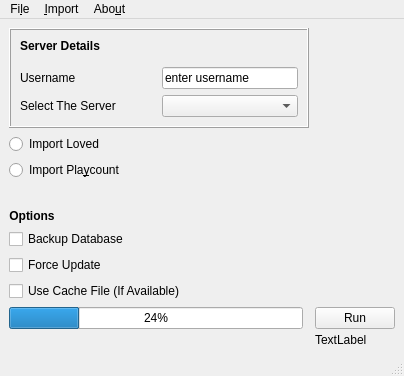
<?xml version="1.0" encoding="UTF-8"?>
<ui version="4.0">
 <class>MainWindow</class>
 <widget class="QMainWindow" name="MainWindow">
  <property name="geometry">
   <rect>
    <x>0</x>
    <y>0</y>
    <width>402</width>
    <height>376</height>
   </rect>
  </property>
  <property name="windowTitle">
   <string>Clementine Last Export</string>
  </property>
  <widget class="QWidget" name="centralwidget">
   <layout class="QGridLayout" name="gridLayout">
    <item row="17" column="0">
     <widget class="QProgressBar" name="progressBar">
      <property name="value">
       <number>24</number>
      </property>
     </widget>
    </item>
    <item row="17" column="4">
     <widget class="QPushButton" name="pushButton">
      <property name="focusPolicy">
       <enum>Qt::WheelFocus</enum>
      </property>
      <property name="text">
       <string>Run</string>
      </property>
     </widget>
    </item>
    <item row="2" column="0">
     <widget class="QRadioButton" name="radioButton_2">
      <property name="text">
       <string>Import Loved</string>
      </property>
      <property name="autoExclusive">
       <bool>true</bool>
      </property>
     </widget>
    </item>
    <item row="3" column="0">
     <widget class="QRadioButton" name="radioButton">
      <property name="text">
       <string>Import Pla&amp;ycount</string>
      </property>
      <property name="autoExclusive">
       <bool>true</bool>
      </property>
     </widget>
    </item>
    <item row="10" column="0">
     <widget class="QCheckBox" name="checkBox">
      <property name="text">
       <string>Use Cache File (If Available)</string>
      </property>
     </widget>
    </item>
    <item row="8" column="0">
     <widget class="QCheckBox" name="checkBox_3">
      <property name="text">
       <string>Backup Database</string>
      </property>
     </widget>
    </item>
    <item row="1" column="0" colspan="2">
     <widget class="QFrame" name="frame">
      <property name="minimumSize">
       <size>
        <width>300</width>
        <height>100</height>
       </size>
      </property>
      <property name="maximumSize">
       <size>
        <width>300</width>
        <height>100</height>
       </size>
      </property>
      <property name="frameShape">
       <enum>QFrame::Box</enum>
      </property>
      <property name="frameShadow">
       <enum>QFrame::Raised</enum>
      </property>
      <layout class="QGridLayout" name="gridLayout_2">
       <item row="0" column="0" alignment="Qt::AlignLeft">
        <widget class="QLabel" name="label">
         <property name="sizePolicy">
          <sizepolicy hsizetype="Expanding" vsizetype="Expanding">
           <horstretch>0</horstretch>
           <verstretch>0</verstretch>
          </sizepolicy>
         </property>
         <property name="font">
          <font>
           <weight>75</weight>
           <bold>true</bold>
          </font>
         </property>
         <property name="text">
          <string>Server Details</string>
         </property>
         <property name="alignment">
          <set>Qt::AlignHCenter|Qt::AlignTop</set>
         </property>
        </widget>
       </item>
       <item row="1" column="0">
        <widget class="QLabel" name="label_4">
         <property name="sizePolicy">
          <sizepolicy hsizetype="Preferred" vsizetype="Preferred">
           <horstretch>1</horstretch>
           <verstretch>1</verstretch>
          </sizepolicy>
         </property>
         <property name="minimumSize">
          <size>
           <width>100</width>
           <height>10</height>
          </size>
         </property>
         <property name="text">
          <string>Username</string>
         </property>
        </widget>
       </item>
       <item row="1" column="1">
        <widget class="QLineEdit" name="lineEdit_2">
         <property name="sizePolicy">
          <sizepolicy hsizetype="Expanding" vsizetype="Fixed">
           <horstretch>1</horstretch>
           <verstretch>1</verstretch>
          </sizepolicy>
         </property>
         <property name="minimumSize">
          <size>
           <width>100</width>
           <height>20</height>
          </size>
         </property>
         <property name="text">
          <string>enter username</string>
         </property>
        </widget>
       </item>
       <item row="2" column="0">
        <widget class="QLabel" name="label_3">
         <property name="text">
          <string>Select The Server</string>
         </property>
        </widget>
       </item>
       <item row="2" column="1">
        <widget class="QComboBox" name="comboBox">
         <property name="minimumSize">
          <size>
           <width>0</width>
           <height>20</height>
          </size>
         </property>
        </widget>
       </item>
      </layout>
     </widget>
    </item>
    <item row="9" column="0">
     <widget class="QCheckBox" name="checkBox_2">
      <property name="text">
       <string>Force Update</string>
      </property>
     </widget>
    </item>
    <item row="4" column="0" colspan="2" alignment="Qt::AlignLeft|Qt::AlignBottom">
     <widget class="QLabel" name="label_2">
      <property name="font">
       <font>
        <weight>75</weight>
        <bold>true</bold>
       </font>
      </property>
      <property name="text">
       <string>Options</string>
      </property>
      <property name="alignment">
       <set>Qt::AlignHCenter|Qt::AlignTop</set>
      </property>
     </widget>
    </item>
    <item row="18" column="4">
     <widget class="QLabel" name="label_5">
      <property name="maximumSize">
       <size>
        <width>16777215</width>
        <height>10</height>
       </size>
      </property>
      <property name="text">
       <string>TextLabel</string>
      </property>
     </widget>
    </item>
   </layout>
  </widget>
  <widget class="QMenuBar" name="menubar">
   <property name="geometry">
    <rect>
     <x>0</x>
     <y>0</y>
     <width>402</width>
     <height>29</height>
    </rect>
   </property>
   <widget class="QMenu" name="menuFile">
    <property name="title">
     <string>Fi&amp;le</string>
    </property>
    <addaction name="actionExit"/>
   </widget>
   <widget class="QMenu" name="menuImport">
    <property name="title">
     <string>&amp;Import</string>
    </property>
    <addaction name="actionRun"/>
   </widget>
   <widget class="QMenu" name="menuAbout">
    <property name="title">
     <string>Abo&amp;ut</string>
    </property>
    <addaction name="actionAbout_Clementine_Last_Export"/>
    <addaction name="actionAbout_QT"/>
   </widget>
   <addaction name="menuFile"/>
   <addaction name="menuImport"/>
   <addaction name="menuAbout"/>
  </widget>
  <widget class="QStatusBar" name="statusbar"/>
  <action name="actionExit">
   <property name="text">
    <string>&amp;Exit</string>
   </property>
  </action>
  <action name="actionAbout_Clementine_Last_Export">
   <property name="text">
    <string>&amp;About Clementine Last Export</string>
   </property>
  </action>
  <action name="actionAbout_QT">
   <property name="text">
    <string>About &amp;QT</string>
   </property>
  </action>
  <action name="actionRun">
   <property name="text">
    <string>&amp;Run</string>
   </property>
  </action>
 </widget>
 <resources/>
 <connections/>
</ui>
